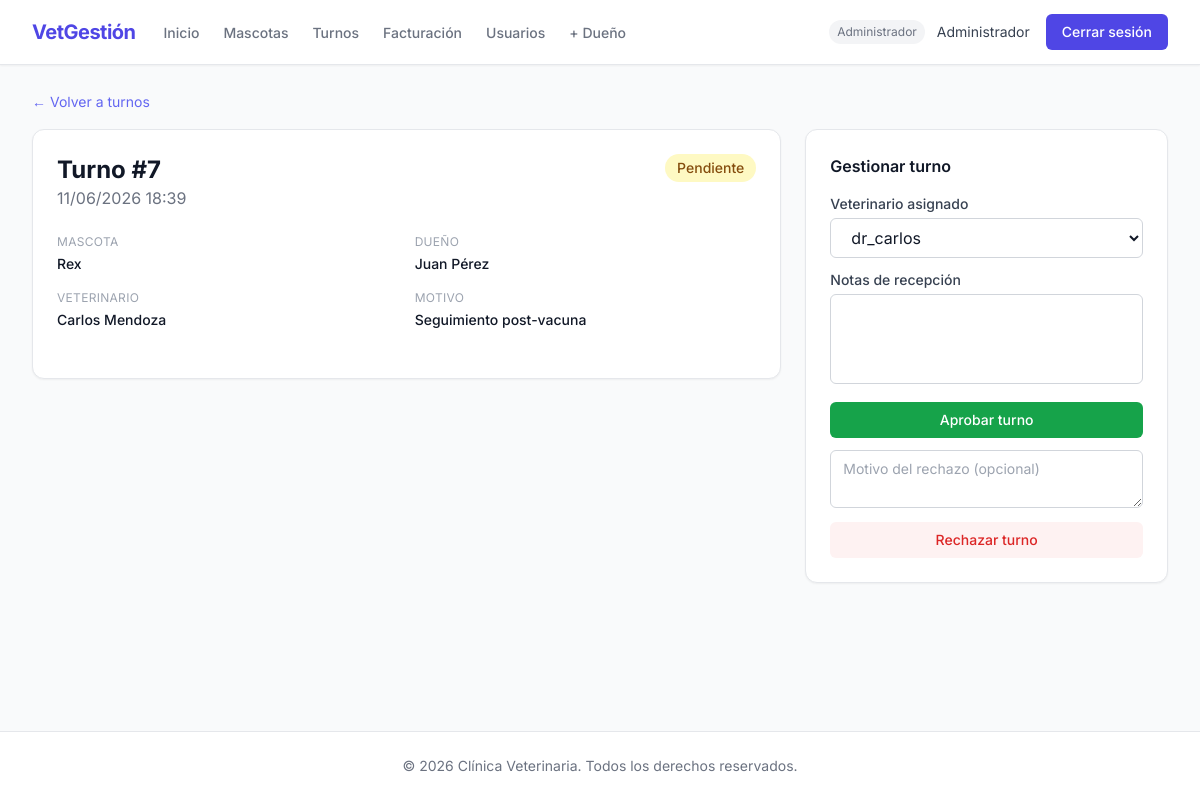
Page /turnos/7/ (signed in) on the committed database.
### apps/usuarios/models.py (models this page shows, shortened)
class Usuario(AbstractUser):
    ROL_ADMIN = 'admin'
    ROL_VETERINARIO = 'veterinario'
    ROL_RECEPCIONISTA = 'recepcionista'
    ROL_DUENO = 'dueno'
    ROLES = [
        (ROL_ADMIN, 'Administrador'),
        (ROL_VETERINARIO, 'Veterinario'),
        (ROL_RECEPCIONISTA, 'Recepcionista'),
        (ROL_DUENO, 'Dueño'),
    ]
    rol = models.CharField(max_length=20, choices=ROLES, default=ROL_DUENO, verbose_name='Rol')
    telefono = models.CharField(max_length=20, blank=True, verbose_name='Teléfono')
    class Meta:
        verbose_name = 'usuario'
        verbose_name_plural = 'usuarios'
    def es_admin(self) -> bool:
        return self.rol == self.ROL_ADMIN
    def es_veterinario(self) -> bool:
        return self.rol == self.ROL_VETERINARIO
    def es_dueno(self) -> bool:
        return self.rol == self.ROL_DUENO
    def puede_crear_dueno(self) -> bool:
        return self.rol in [self.ROL_ADMIN, self.ROL_VETERINARIO, self.ROL_RECEPCIONISTA]

### apps/turnos/models.py (models this page shows, shortened)
class Turno(models.Model):
    ESTADO_PENDIENTE = 'pendiente'
    ESTADO_APROBADO = 'aprobado'
    ESTADO_RECHAZADO = 'rechazado'
    ESTADO_COMPLETADO = 'completado'
    ESTADOS = [
        (ESTADO_PENDIENTE, 'Pendiente'),
        (ESTADO_APROBADO, 'Aprobado'),
        (ESTADO_RECHAZADO, 'Rechazado'),
        (ESTADO_COMPLETADO, 'Completado'),
    ]
    COLORES_ESTADO = {
        ESTADO_PENDIENTE: 'bg-yellow-100 text-yellow-800',
        ESTADO_APROBADO: 'bg-green-100 text-green-800',
        ESTADO_RECHAZADO: 'bg-red-100 text-red-800',
        ESTADO_COMPLETADO: 'bg-blue-100 text-blue-800',
    }
    mascota = models.ForeignKey(
        Mascota,
        on_delete=models.CASCADE,
        related_name='turnos',
        verbose_name='Mascota',
    )
    veterinario = models.ForeignKey(
        Usuario,
        on_delete=models.SET_NULL,
        null=True,
        blank=True,
        related_name='turnos_asignados',
        limit_choices_to={'rol': Usuario.ROL_VETERINARIO},
        verbose_name='Veterinario',
    )
    fecha_hora = models.DateTimeField(verbose_name='Fecha y hora')
    motivo = models.CharField(max_length=255, verbose_name='Motivo')
    estado = models.CharField(
        max_length=20,
        choices=ESTADOS,
        default=ESTADO_PENDIENTE,
        verbose_name='Estado',
    )
    notas_recepcion = models.TextField(blank=True, verbose_name='Notas de recepción')
    fecha_creacion = models.DateTimeField(auto_now_add=True, verbose_name='Fecha de creación')
    class Meta:
        verbose_name = 'turno'
        verbose_name_plural = 'turnos'
        ordering = ['fecha_hora']
    def get_color_estado(self) -> str:
        return self.COLORES_ESTADO.get(self.estado, 'bg-gray-100 text-gray-800')

### apps/mascotas/models.py (models this page shows, shortened)
class Mascota(models.Model):
    ESPECIE_PERRO = 'perro'
    ESPECIE_GATO = 'gato'
    ESPECIE_AVE = 'ave'
    ESPECIE_OTRO = 'otro'
    ESPECIES = [
        (ESPECIE_PERRO, 'Perro'),
        (ESPECIE_GATO, 'Gato'),
        (ESPECIE_AVE, 'Ave'),
        (ESPECIE_OTRO, 'Otro'),
    ]
    nombre = models.CharField(max_length=100, verbose_name='Nombre')
    especie = models.CharField(max_length=20, choices=ESPECIES, verbose_name='Especie')
    raza = models.CharField(max_length=100, blank=True, verbose_name='Raza')
    fecha_nacimiento = models.DateField(
        validators=[validar_fecha_no_futura],
        verbose_name='Fecha de nacimiento',
    )
    foto = models.ImageField(
        upload_to=ruta_foto_mascota,
        blank=True,
        null=True,
        verbose_name='Foto',
    )
    peso = models.DecimalField(max_digits=5, decimal_places=2, verbose_name='Peso (kg)')
    dueno = models.ForeignKey(
        Usuario,
        on_delete=models.CASCADE,
        related_name='mascotas',
        limit_choices_to={'rol': Usuario.ROL_DUENO},
        verbose_name='Dueño',
    )
    fecha_registro = models.DateTimeField(auto_now_add=True, verbose_name='Fecha de registro')
    class Meta:
        verbose_name = 'mascota'
        verbose_name_plural = 'mascotas'
        ordering = ['nombre']

### apps/turnos/views.py (the view)
# urls.py: path('<int:pk>/', views.DetalleTurno.as_view(), name='detalle_turno'),
class DetalleTurno(LoginRequiredMixin, DetailView):
    model = Turno
    template_name = 'turnos/detalle.html'
    context_object_name = 'turno'
    def get_queryset(self):
        usuario = self.request.user
        if usuario.es_dueno():
            return Turno.objects.filter(mascota__dueno=usuario)
        return Turno.objects.all()
    def get_context_data(self, **kwargs):
        ctx = super().get_context_data(**kwargs)
        ctx['form_gestion'] = FormularioGestionarTurno(instance=self.object)
        return ctx

### apps/turnos/forms.py
class FormularioGestionarTurno(forms.ModelForm):
    class Meta:
        model = Turno
        fields = ['veterinario', 'notas_recepcion']
        labels = {
            'veterinario': 'Veterinario asignado',
            'notas_recepcion': 'Notas de recepción',
        }
        widgets = {
            'veterinario': forms.Select(attrs={'class': SELECT_CSS}),
            'notas_recepcion': forms.Textarea(attrs={'class': TEXTAREA_CSS, 'rows': 3}),
        }
    def __init__(self, *args, **kwargs):
        super().__init__(*args, **kwargs)
        self.fields['veterinario'].queryset = Usuario.objects.filter(rol=Usuario.ROL_VETERINARIO)
        self.fields['veterinario'].required = False

### templates/turnos/detalle.html (shortened to what this page needs)
{% extends 'base.html' %}
{% block content %}
<div class="mb-4">
    <a href="{% url 'lista_turnos' %}" class="text-sm text-indigo-500 hover:underline">← Volver a turnos</a>
</div>
<div class="grid grid-cols-1 lg:grid-cols-3 gap-6">
    <div class="lg:col-span-2">
        <div class="bg-white rounded-xl border border-gray-200 shadow-sm p-6">
            <div class="flex justify-between items-start mb-6">
                <div>
                    <h1 class="text-2xl font-bold text-gray-900">Turno #{{ turno.pk }}</h1>
                    <p class="text-gray-500">{{ turno.fecha_hora|date:"d/m/Y H:i" }}</p>
                </div>
                <span class="px-3 py-1 rounded-full text-sm font-medium {{ turno.get_color_estado }}">
                    {{ turno.get_estado_display }}
                </span>
            </div>
            <div class="grid grid-cols-2 gap-4 text-sm mb-6">
                <div>
                    <p class="text-gray-400 text-xs uppercase tracking-wide mb-1">Mascota</p>
                    <p class="font-medium text-gray-900">{{ turno.mascota.nombre }}</p>
                </div>
                <div>
                    <p class="text-gray-400 text-xs uppercase tracking-wide mb-1">Dueño</p>
                    <p class="font-medium text-gray-900">{{ turno.mascota.dueno.get_full_name|default:turno.mascota.dueno.username }}</p>
                </div>
                <div>
                    <p class="text-gray-400 text-xs uppercase tracking-wide mb-1">Veterinario</p>
                    <p class="font-medium text-gray-900">{{ turno.veterinario.get_full_name|default:"Sin asignar" }}</p>
                </div>
                <div>
                    <p class="text-gray-400 text-xs uppercase tracking-wide mb-1">Motivo</p>
                    <p class="font-medium text-gray-900">{{ turno.motivo }}</p>
                </div>
            </div>
        </div>
    </div>
    {% if user.es_admin or user.es_recepcionista %}
    <div>
        {% if turno.estado == 'pendiente' %}
        <div class="bg-white rounded-xl border border-gray-200 shadow-sm p-6">
            <h2 class="font-semibold text-gray-900 mb-4">Gestionar turno</h2>
            <form method="post" action="{% url 'aprobar_turno' turno.pk %}" class="space-y-3">
                {% for field in form_gestion %}
                <div>
                    <label class="block text-sm font-medium text-gray-700 mb-1">{{ field.label }}</label>
                    {{ field }}
                </div>
                {% endfor %}
                <button type="submit" class="w-full bg-green-600 text-white py-2 rounded-md text-sm font-medium hover:bg-green-700 transition">
                    Aprobar turno
                </button>
            </form>
            <form method="post" action="{% url 'rechazar_turno' turno.pk %}" class="mt-3">
                <textarea name="notas_recepcion" rows="2" placeholder="Motivo del rechazo (opcional)"
                    class="w-full px-3 py-2 border border-gray-300 rounded-md text-sm mb-2 focus:ring-indigo-500 focus:border-indigo-500"></textarea>
                <button type="submit" class="w-full bg-red-50 text-red-600 py-2 rounded-md text-sm font-medium hover:bg-red-100 transition">
                    Rechazar turno
                </button>
            </form>
        </div>
        {% endif %}
    </div>
    {% endif %}
</div>
{% endblock %}

### templates/includes/navbar.html (shortened to what this page needs)
<nav class="bg-white shadow-sm border-b border-gray-200">
    <div class="max-w-7xl mx-auto px-4 sm:px-6 lg:px-8">
        <div class="flex justify-between h-16">
            <div class="flex">
                <div class="flex-shrink-0 flex items-center">
                    <a href="{% url 'dashboard' %}" class="text-indigo-600 font-bold text-xl tracking-tight">VetGestión</a>
                </div>
                <div class="hidden sm:ml-6 sm:flex sm:space-x-4">
                    {% if user.is_authenticated %}
                        <a href="{% url 'dashboard' %}" class="text-gray-500 hover:text-gray-700 inline-flex items-center px-1 pt-1 border-b-2 border-transparent hover:border-gray-300 text-sm font-medium">
                            Inicio
                        </a>
                        {% if user.es_admin or user.es_veterinario %}
                            <a href="{% url 'lista_mascotas' %}" class="text-gray-500 hover:text-gray-700 inline-flex items-center px-1 pt-1 border-b-2 border-transparent hover:border-gray-300 text-sm font-medium">
                                Mascotas
                            </a>
                        {% endif %}
                        {% if user.es_admin or user.es_recepcionista %}
                            <a href="{% url 'lista_turnos' %}" class="text-gray-500 hover:text-gray-700 inline-flex items-center px-1 pt-1 border-b-2 border-transparent hover:border-gray-300 text-sm font-medium">
                                Turnos
                            </a>
                            <a href="{% url 'lista_facturas' %}" class="text-gray-500 hover:text-gray-700 inline-flex items-center px-1 pt-1 border-b-2 border-transparent hover:border-gray-300 text-sm font-medium">
                                Facturación
                            </a>
                        {% endif %}
                        {% if user.es_admin %}
                            <a href="{% url 'lista_usuarios' %}" class="text-gray-500 hover:text-gray-700 inline-flex items-center px-1 pt-1 border-b-2 border-transparent hover:border-gray-300 text-sm font-medium">
                                Usuarios
                            </a>
                        {% endif %}
                        {% if user.puede_crear_dueno %}
                            <a href="{% url 'crear_dueno' %}" class="text-gray-500 hover:text-gray-700 inline-flex items-center px-1 pt-1 border-b-2 border-transparent hover:border-gray-300 text-sm font-medium">
                                + Dueño
                            </a>
                        {% endif %}
                    {% endif %}
                </div>
            </div>
            <div class="hidden sm:ml-6 sm:flex sm:items-center">
                {% if user.is_authenticated %}
                    <span class="text-gray-500 text-xs mr-3 px-2 py-1 bg-gray-100 rounded-full">{{ user.get_rol_display }}</span>
                    <span class="text-gray-700 text-sm mr-4">{{ user.get_full_name|default:user.username }}</span>
                    <form action="{% url 'logout' %}" method="post">
                        <button type="submit" class="bg-indigo-600 text-white px-4 py-2 rounded-md text-sm font-medium hover:bg-indigo-700 transition">
                            Cerrar sesión
                        </button>
                    </form>
                {% else %}
                    <a href="{% url 'login' %}" class="bg-indigo-600 text-white px-4 py-2 rounded-md text-sm font-medium hover:bg-indigo-700 transition">
                        Iniciar sesión
                    </a>
                {% endif %}
            </div>
        </div>
    </div>
</nav>

### templates/base.html (style rules this page uses)
body { font-family: 'Inter', sans-serif; }

### rows in the picture
Usuario: rol "Administrador", get_full_name "Administrador"
Turno: pk "7", fecha_hora "11/06/2026 18:39", estado "Pendiente", mascota.nombre "Rex", mascota.dueno.get_full_name "Juan Pérez", veterinario.get_full_name "Carlos Mendoza", motivo "Seguimiento post-vacuna", form_gestion "dr_carlos"

### other values in the picture
{{ field.label }} "Veterinario asignado" "Notas de recepción"
